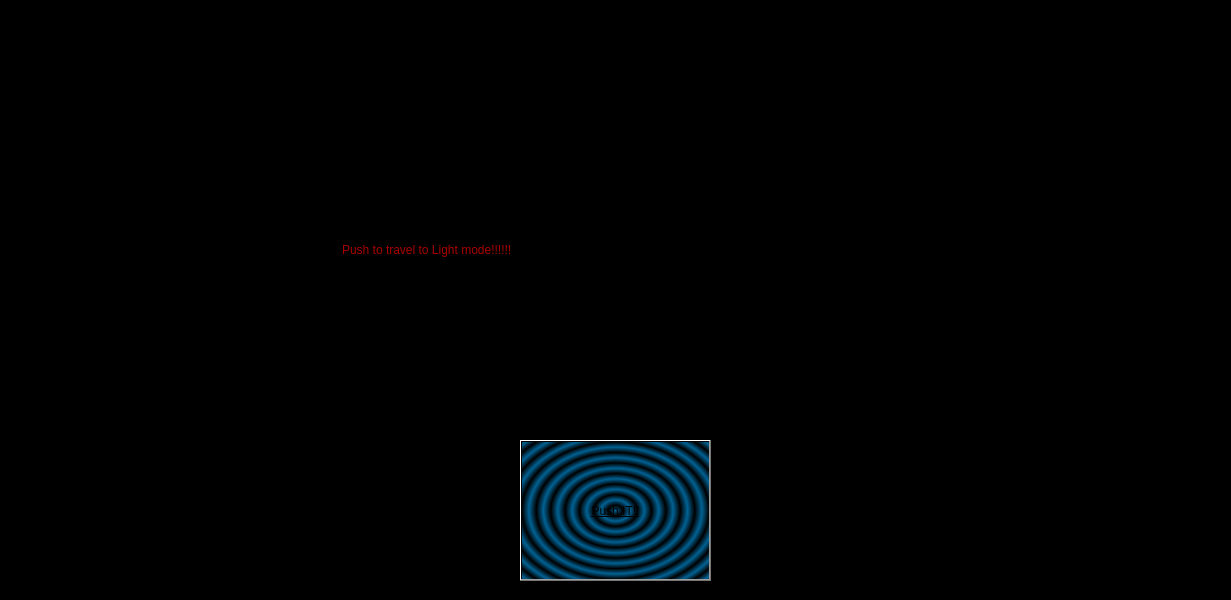
<?xml version="1.0" encoding="UTF-8"?>
<ui version="4.0">
 <class>MainFrame</class>
 <widget class="QMainWindow" name="MainFrame">
  <property name="geometry">
   <rect>
    <x>0</x>
    <y>0</y>
    <width>1231</width>
    <height>600</height>
   </rect>
  </property>
  <property name="cursor">
   <cursorShape>WhatsThisCursor</cursorShape>
  </property>
  <property name="windowTitle">
   <string>MainFrame</string>
  </property>
  <property name="autoFillBackground">
   <bool>false</bool>
  </property>
  <property name="styleSheet">
   <string notr="true">background-color: rgb(0, 0, 0);</string>
  </property>
  <widget class="QWidget" name="centralwidget">
   <widget class="QPushButton" name="pushButton">
    <property name="geometry">
     <rect>
      <x>520</x>
      <y>440</y>
      <width>191</width>
      <height>141</height>
     </rect>
    </property>
    <property name="autoFillBackground">
     <bool>false</bool>
    </property>
    <property name="styleSheet">
     <string notr="true">background-color: rgb(255, 255, 255);
background-color: qradialgradient(spread:repeat, cx:0.5, cy:0.5, radius:0.077, fx:0.5, fy:0.5, stop:0 rgba(0, 169, 255, 147), stop:0.497326 rgba(0, 0, 0, 147), stop:1 rgba(0, 169, 255, 147));
font: 700 12pt &quot;Segoe UI&quot;;
text-decoration: underline;</string>
    </property>
    <property name="text">
     <string>Push IT!!</string>
    </property>
   </widget>
   <widget class="QLabel" name="label">
    <property name="geometry">
     <rect>
      <x>342</x>
      <y>240</y>
      <width>611</width>
      <height>20</height>
     </rect>
    </property>
    <property name="styleSheet">
     <string notr="true">color: rgb(170, 0, 0);</string>
    </property>
    <property name="text">
     <string>Push to travel to Light mode!!!!!!</string>
    </property>
   </widget>
  </widget>
 </widget>
 <resources/>
 <connections/>
</ui>
